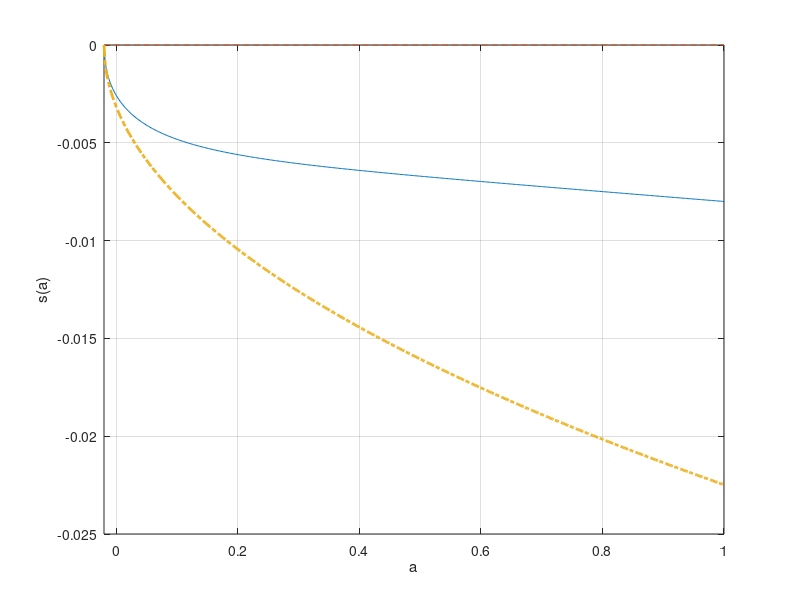

Write MATLAB code to recreate this figure.
clear all; clc;
%% simple no uncertainty Explicit method

tic;

s = 2;
r = 0.045;
rho = 0.05;
w = .1;

I=500;
amin = -0.02;
amax = 1;
a = linspace(amin,amax,I)';
da = (amax-amin)/(I-1);

maxit=20000;
crit = 10^(-6);

dVf = zeros(I,1);
dVb = zeros(I,1);
c = zeros(I,1);

%INITIAL GUESS
v0 = (w + r.*a).^(1-s)/(1-s)/rho;
v = v0;

for n=1:maxit
    V = v;
    % forward difference
    dVf(1:I-1) = (V(2:I)-V(1:I-1))/da;
    dVf(I) = 0; %will never be used
    % backward difference
    dVb(2:I) = (V(2:I)-V(1:I-1))/da;
    dVb(1) = (w + r.*amin).^(-s); %state constraint boundary condition
    
    I_concave = dVb > dVf; %indicator whether value function is concave (problems arise if this is not the case)
    
    %consumption and savings with forward difference
    cf = dVf.^(-1/s);
    muf = w + r.*a - cf;
    %consumption and savings with backward difference
    cb = dVb.^(-1/s);
    mub = w + r.*a - cb;
    %consumption and derivative of value function at steady state
    c0 = w + r.*a;
    dV0 = c0.^(-s);
    
    % dV_upwind makes a choice of forward or backward differences based on
    % the sign of the drift    
    If = muf > 0; %positive drift --> forward difference
    Ib = mub < 0; %negative drift --> backward difference
    I0 = (1-If-Ib); %at steady state
    %make sure the right approximations are used at the boundaries
    %STATE CONSTRAINT: USE BOUNDARY CONDITION UNLESS muf > 0
    Ib(I) = 1; If(I) = 0;
    
    dV_Upwind = dVf.*If + dVb.*Ib + dV0.*I0; %important to include third term
    
    c = dV_Upwind.^(-1/s);
    Vchange = c.^(1-s)/(1-s) + dV_Upwind.*(w + r.*a - c) - rho.*V;
       
    %% This is the update
    % the following CFL condition seems to work well in practice
    Delta = .9*da/max(w + r.*a);
    v = v + Delta*Vchange;
    
    dist(n) = max(abs(Vchange));
    if dist(n)<crit
        disp('Value Function Converged, Iteration = ')
        disp(n)
        break
    end
end
toc;

% %CHECK THAT CONSTRAINT BINDS
% bind = (w + r*amin)^(-s) - dVf(1)

% Graphs
set(gca,'FontSize',14)
plot(dist,'LineWidth',2)
grid
xlabel('Iteration')
ylabel('||V^{n+1} - V^n||')

Verr = c.^(1-s)/(1-s) + dVb.*(w + r.*a - c) - rho.*V;

set(gca,'FontSize',14)
plot(a,Verr,'LineWidth',2)
grid
xlabel('k')
ylabel('Error in HJB Equation')
xlim([amin amax])

adot = w + r.*a - c;

set(gca,'FontSize',12)
plot(a,V,'LineWidth',2)
grid
xlabel('a')
ylabel('V(a)')
xlim([amin amax])

set(gca,'FontSize',14)
plot(a,c,'LineWidth',2)
grid
xlabel('a')
ylabel('c(a)')
xlim([amin amax])

set(gca,'FontSize',14)
plot(a,adot,a,zeros(1,I),'--','LineWidth',2)
grid
xlabel('a')
ylabel('s(a)')
xlim([amin amax])

%Approximation at borrowing constraint

u1 = (w+r*amin)^(-s); u2 = -s*(w+r*amin)^(-s-1);
nu = sqrt(-2*(rho-r)*u1/u2);
s_approx = -nu*(a-amin).^(1/2);

set(gca,'FontSize',14)
plot(a,adot,a,zeros(1,I),'--',a,s_approx,'-.','LineWidth',2)
grid
xlabel('a')
ylabel('s(a)')
xlim([amin amax])